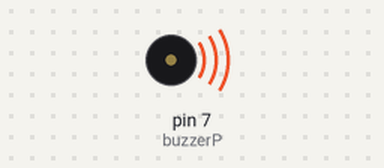
The sketch below on a simulated Arduino Uno, built with avr-gcc and run on an emulated ATmega328P. Shown: buzzer (waves = sounding, pin HIGH).

Above: at 1.0 s.
At 3.0 s:
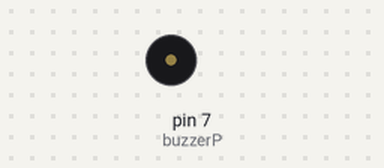
Timing chart, 0 to 5.2 s (numbered marks = the images above):
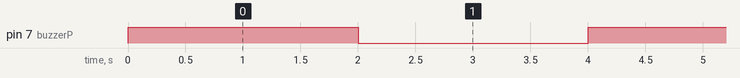

The sketch:

buzzer.ino
```cpp
int buzzerP=7;
void setup() {
pinMode(buzzerP,OUTPUT);
}

void loop() {
  digitalWrite(buzzerP,HIGH);
  delay(2000);

  digitalWrite(buzzerP,LOW);
  delay(2000);
}
```

Measured:
- by itself, pin 7 (buzzerP): alternates HIGH for 2.0 s and LOW for 2.0 s
